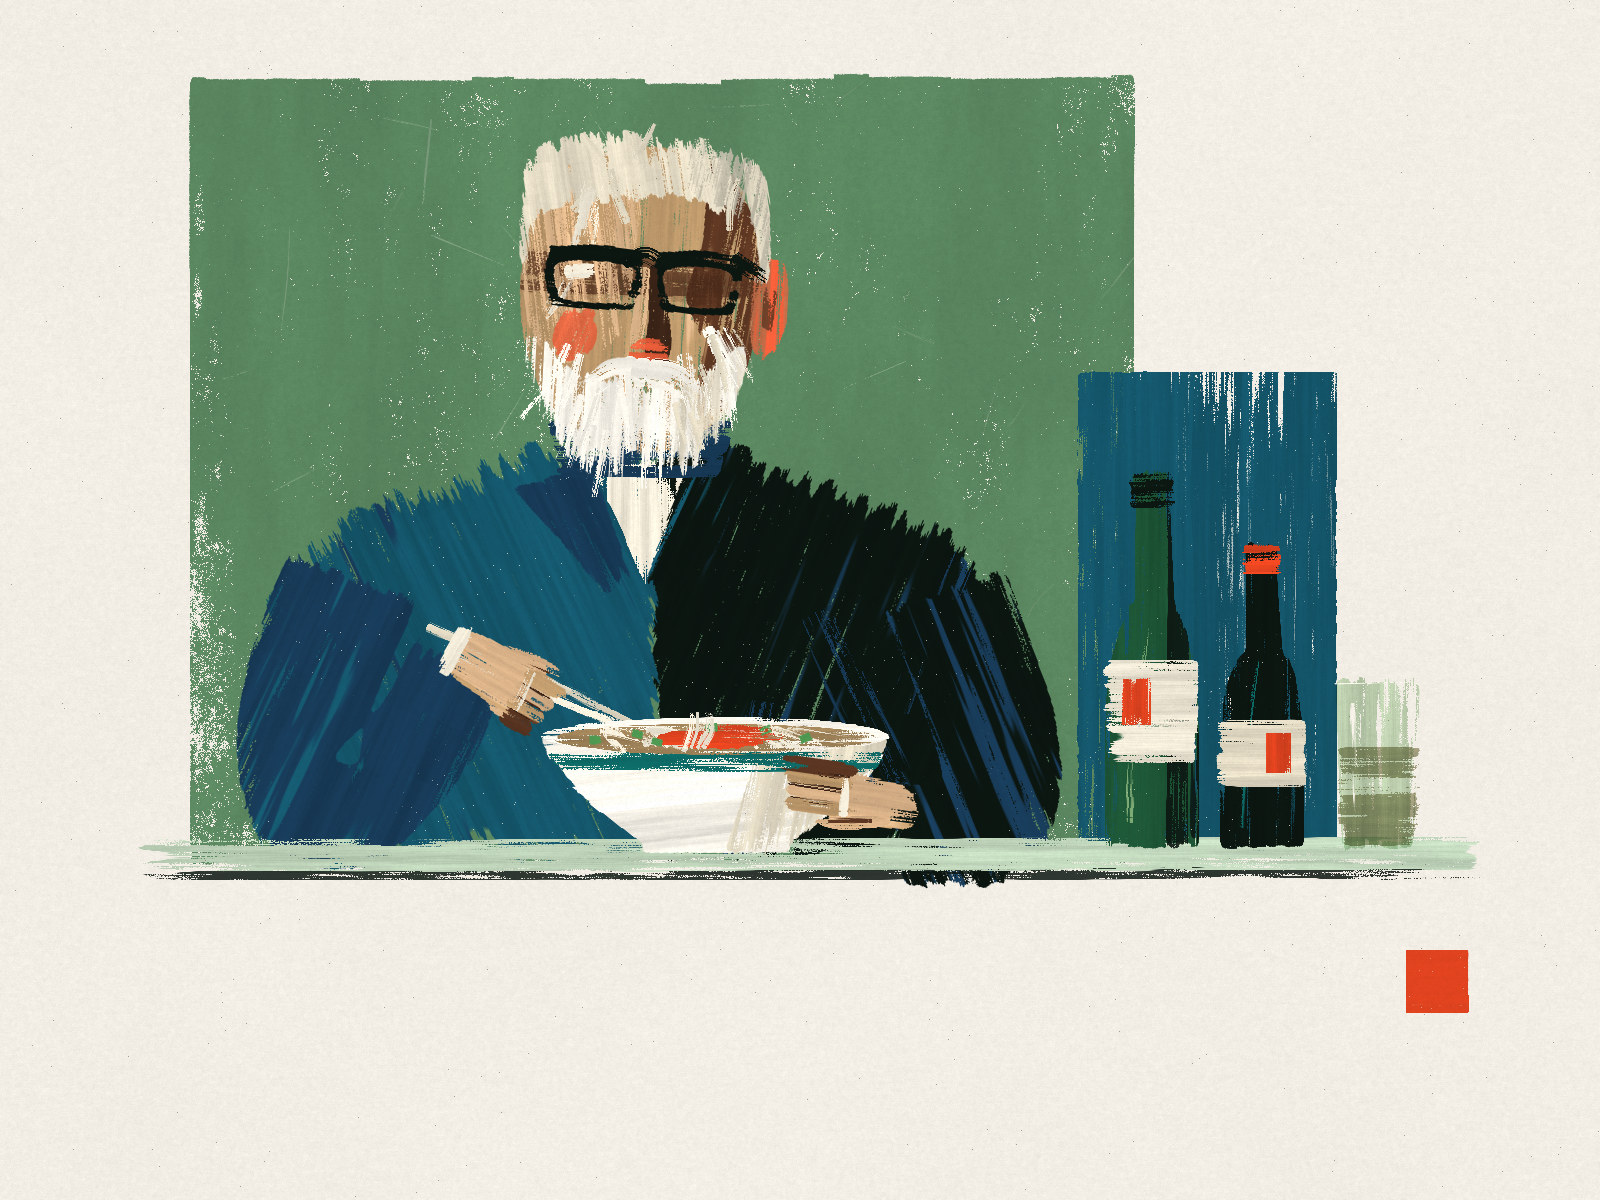

Recreate this plot in Python.
"""Example (dry-brush blocks): 面馆 · Noodle Counter -- a mid-century poster / gouache-collage illustration.

An old man with cropped white hair, rough black glasses and a white beard, in a navy work jacket, bent over a bowl
of noodles at a small eatery counter: one hand lifts the noodles with chopsticks, the other steadies the bowl.
Behind him a big sage-green roller slab; to his right, on the same counter, a vinegar bottle, a soy-sauce bottle and
a glass of tea in front of a teal block. A small vermilion square sits off to the side on the cream paper.

Painted the way the reference works: cream paper -> big slabs (green backdrop, teal block) -> the figure in a few
planes (jacket halves, sleeves) -> the head (skin planes, nose, cheek, ear, hair) -> details (glasses, beard,
chopsticks, the near hand) -> the still life (counter, bowl, noodles, the other hand, bottles, glass) -> the red
accent -> printed.
--stages writes those steps as snapshots for the draw-on. No image model.
python3 drybrush_noodle_counter.py [out.jpg] [--stages DIR]
"""
import os, sys, time
sys.path.insert(0, os.path.join(os.path.dirname(os.path.abspath(__file__)), '..', 'lib'))
import numpy as np
from drybrush import DryBrushBlocks

W, H = 1600, 1200
COUNTER = 846                          # y of the counter top


class Scene:
    def __init__(self, d):
        self.d = d

    # ------------------------------------------------------------ 1 the big slabs
    def slabs(self):
        d = self.d
        d.backdrop((190, 78, 1132, 860), 'slab', seed=11)
        d.piece((1078, 372, 1336, 852), 'tealblue', torn=5, cut=0.7, angle=-90, load=1.0, dry=0.3, lane=60,
                scumble=0.07, direction=1, dry_from=(0.72, 0.95), seed=12)

    # ------------------------------------------------------------ 2 the figure in planes
    def figure(self):
        d = self.d
        self.J = d.jacket(neck=(640, 470), shoulders=(292, 528, 994, 540), bottom=COUNTER + 8, lit='tealblue',
                          shade='navy', dark='ink', shirt='cream', collar='navy', light=-1, lapel=0.18, open_=0.07, seed=21)
        # near arm (viewer's left): shoulder -> elbow on the counter -> hand up at the chopsticks
        d.sleeve([(350, 580), (300, 730), (330, 818), (420, 742), (458, 660)], 136, 96, 'navy', angle=-65,
                 mix=('tealblue', 0.22), stroke_len=120, passes=2, seed=22)
        # far arm (viewer's right): shoulder -> elbow -> forearm along the counter to the bowl
        d.sleeve([(946, 590), (1000, 750), (986, 826), (900, 834)], 130, 100, 'ink', angle=-112, mix=('navy', 0.3),
                 stroke_len=110, passes=2, seed=23)

    def head(self):
        d = self.d
        self.Hd = d.head(640, 300, 250, 300, tilt=3, turn=0.16, light=-1, skin='tan', lit='skin_light', shade='umber',
                         warm='tomato', ear='terracotta', hair='bone', hair_shade='ash', seed=31)

    def details(self):
        d = self.d
        d.glasses(self.Hd, colour='ink', lens=(0.34, 0.19), frame=0.07, seed=41)
        d.beard(self.Hd, colour='white', shade='bone', length=0.12, width=0.96, seed=42)
        # chopsticks from the near hand down into the bowl, then the hand over them
        d.stroke([(432, 628), (700, 752)], 9, 'bone', load=0.97, dry=0.2, square=0.9, seed=43)
        d.stroke([(450, 656), (708, 760)], 8, 'cream', load=0.97, dry=0.2, square=0.9, seed=44)
        d.hand(506, 680, 120, angle=30, cuff='cream', seed=45)

    # ------------------------------------------------------------ 3 the still life
    def still_life(self):
        d = self.d
        # counter top
        d.slab(d.poly([(140, COUNTER - 6), (1480, COUNTER - 10), (1482, COUNTER + 24), (138, COUNTER + 26)]), 'celadon',
               0, load=0.985, dry=0.5, lane=14, fringe=40, side=2, scumble=0.3, seed=51)
        d.slab(d.poly([(150, COUNTER + 24), (1470, COUNTER + 22), (1468, COUNTER + 32), (152, COUNTER + 34)]), 'ink', 0,
               load=0.9, dry=0.6, lane=8, fringe=50, side=1.5, scumble=0.4, alpha=0.85, seed=52)
        # the bowl, noodles, chili oil, scallion
        body, inner = d.bowl(716, 736, 344, 116, colour='white', band='teal', inside='ochre', shade='bone', seed=53)
        r = np.random.default_rng(54)
        for k in range(11):
            x = 600 + k * 22 + r.normal(0, 4)
            d.stroke([(x, 744 + r.normal(0, 3)), (x + r.normal(0, 22), 730), (x + 34 + r.normal(0, 10), 742)], 8,
                     'cream', load=0.92, dry=0.4, seed=55 + k)
        d.piece(d.poly([(668, 732), (740, 724), (786, 736), (730, 748), (660, 744)], smooth=True), 'vermilion', torn=5,
                cut=0.2, seed=66)
        for (x, y) in [(632, 734), (652, 742), (760, 730), (800, 738), (706, 728), (590, 740)]:
            d.accent(x, y - 4, 11, 'leaf', rot=r.uniform(-30, 30), h=8, seed=x)
        d.hand(860, 800, 104, angle=188, grip=False, seed=46)              # the other hand steadies the bowl
        # noodles hanging from the chopsticks
        for k, dx in enumerate((-8, -2, 4, 10)):
            d.stroke([(694 + dx, 744), (698 + dx + k, 730), (700 + dx, 714)], 5, 'cream', load=0.95, dry=0.3,
                     seed=70 + k)
        # bottles and a glass of tea in front of the teal block
        d.bottle(1152, COUNTER, 94, 372, 'forest', shoulder=0.4, neck=0.3, neck_w=0.36, dark='ink', light='sage',
                 label=('cream', 0.22, 0.5), label2=('vermilion', 0.18, 0.48, 0.18, 0.62), cap='ink', seed=80)
        d.bottle(1262, COUNTER, 84, 300, 'ink', shoulder=0.38, neck=0.3, neck_w=0.36, dark=None, light='teal',
                 label=('bone', 0.2, 0.42), label2=('vermilion', 0.55, 0.85, 0.2, 0.8), cap='vermilion', seed=81)
        d.cup(1378, COUNTER, 84, 164, 'celadon', glass=True, level=0.6, tea='khaki', seed=82)

    # ------------------------------------------------------------ 4 the accent
    def accents(self):
        d = self.d
        d.accent(1406, 950, 62, 'vermilion', seed=95)

    def finish(self):
        self.d.printed(1.0)


PHASES = ('slabs', 'figure', 'head', 'details', 'still_life', 'accents')


def main():
    out = sys.argv[1] if len(sys.argv) > 1 and not sys.argv[1].startswith('--') else 'drybrush_noodle_counter.jpg'
    stages = sys.argv[sys.argv.index('--stages') + 1] if '--stages' in sys.argv else None
    T0 = time.time()
    tick = (lambda name: print(f'{name:12s} {time.time() - T0:5.1f}s')) if os.environ.get('DB_TIMING') else (lambda n: None)
    d = DryBrushBlocks(W, H, seed=7, keep_stages=bool(stages), stages_dir=stages)
    d.paper()
    d.stage('paper')
    sc = Scene(d)
    tick('setup')
    for ph in PHASES:
        getattr(sc, ph)()
        tick(ph)
        d.stage(ph)
    sc.finish()
    d.save(out, stages_dir=stages)
    tick('saved')
    print('saved', out)


if __name__ == '__main__':
    main()
